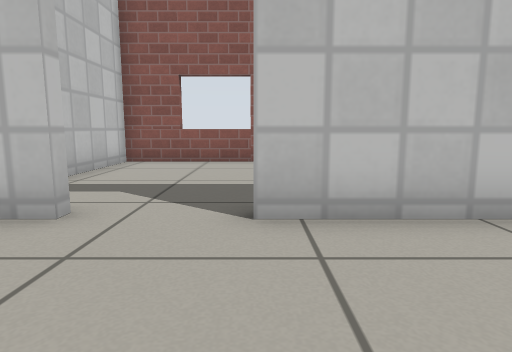
View 1 (above)

16 first-person views from a walk through a robot-simulator world made for Gazebo. The camera is 0.5 m above the floor, tilts 8° down and sees 75° across. The floor is counted in squares, 0.5 m on a side. Each view is taken from the middle of a square. On the plan, view 1 faces up. The plan holds only what a view shows up to about 12 squares ahead; the rest is blank. Gazebo's built-in surfaces are drawn with simple patterns.

View 2
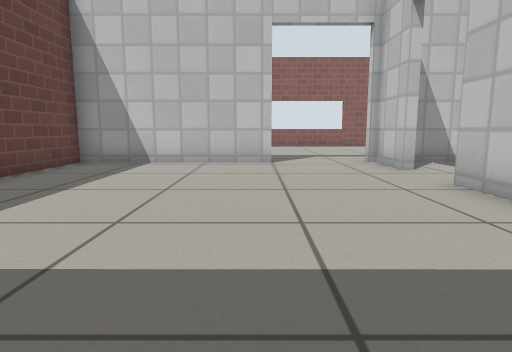

View 3
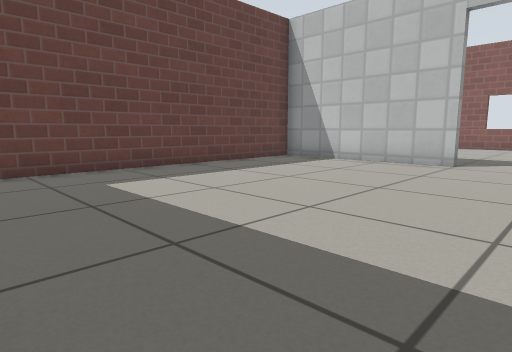

View 4
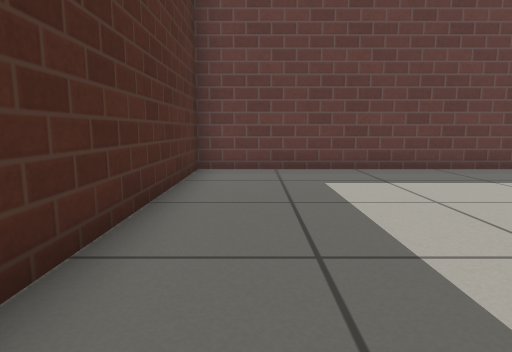

View 5
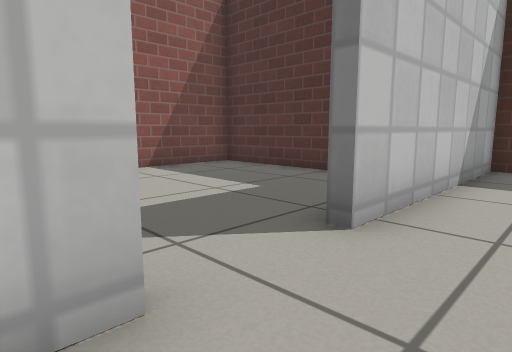

View 6
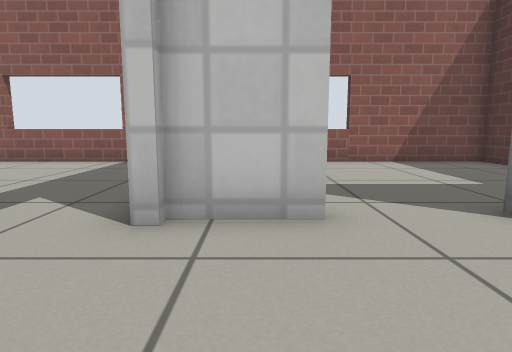

View 7
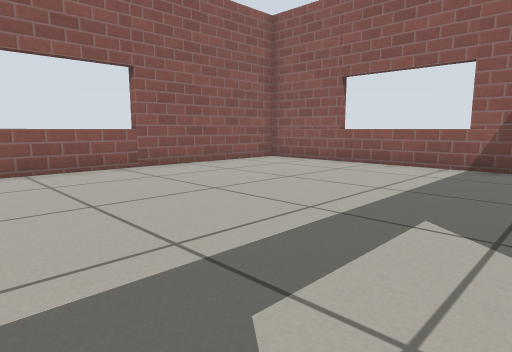

View 8
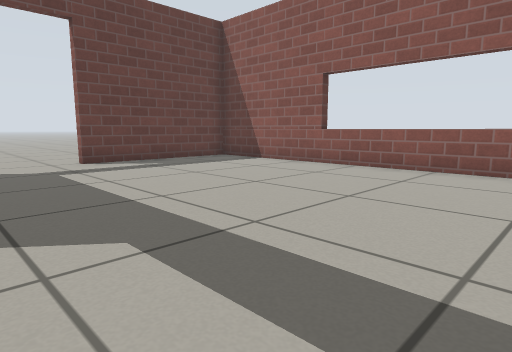

View 9
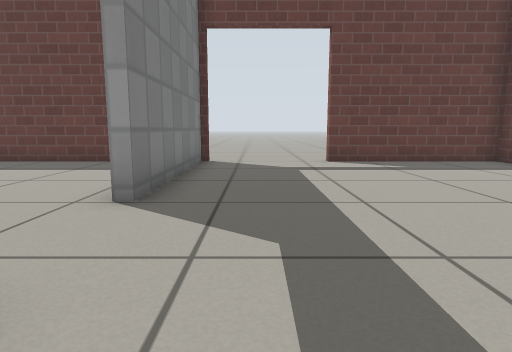

View 10
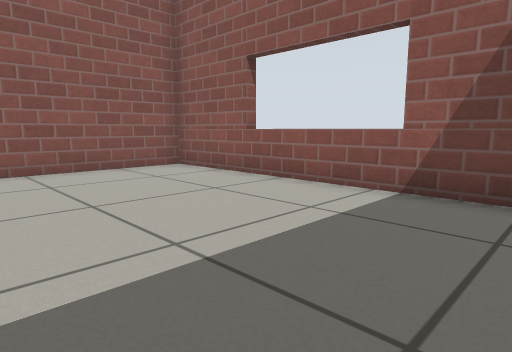

View 11
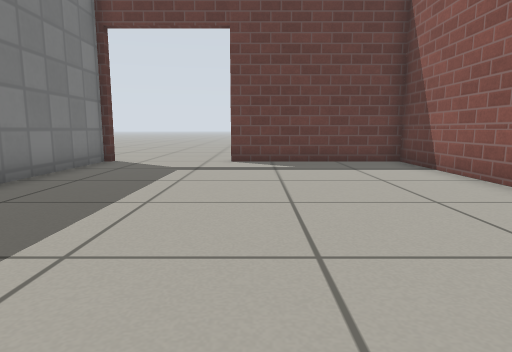

View 12
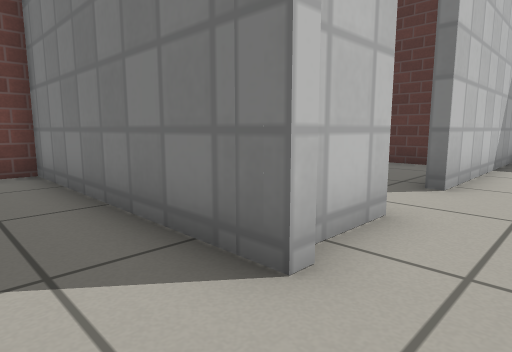

View 13
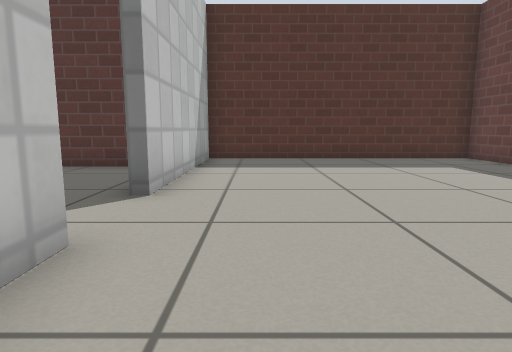

View 14
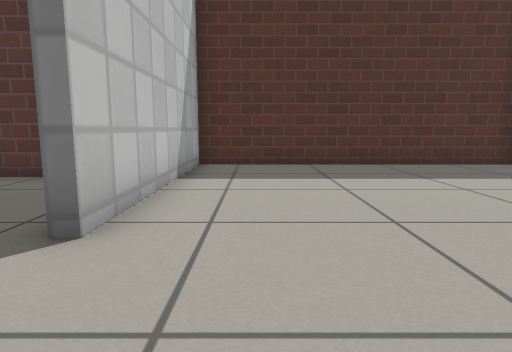

View 15
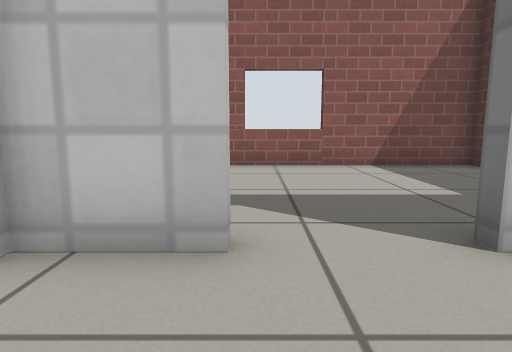

View 16
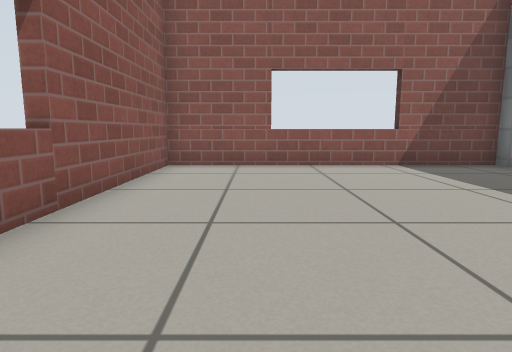

### Floor plan
Ten units are one square. View 1 is at (0, 0); x grows to the right and y downward. Boxes are objects, and circles mark ways between rooms. Rooms are numbered by the first view taken in them; rooms with no view inside come last. Other rooms are left out.
<svg viewBox="-139 -108 209 167">
<path fill="none" stroke="#000" d="M-22 -36 -40 -36 -40 -32M-40 -5 -40 53 65 53 65 -36 0 -36M-43 -32 -43 -103 -134 -103 -134 53 -81 53M-43 54 -43 -5M40 -51 40 -103 -40 -103 -40 -47"/>
<circle cx="-40" cy="-20" r="3" fill="#2a7"/>
<circle cx="-10" cy="-40" r="3" fill="#2a7"/>
<text x="10" y="0">1</text>
<text x="-90" y="-30">2</text>
<text x="0" y="-80">3</text>
</svg>
Room 1 opens to room 2. Room 1 opens to room 3.

Where each view was taken, in squares from view 1:
view 1: 0 up, 0 right, facing up
view 2: 0 up, 6 right, facing left
view 3: 3 up, 6 right, facing down-left
view 4: 3 up, 5 right, facing down
view 5: 2 up, 3 left, facing up-right
view 6: 0 up, 3 left, facing up
view 7: 1 up, 5 left, facing up-left
view 8: 5 up, 5 left, facing down-left
view 9: 5 up, 6 left, facing down
view 10: 5 up, 5 left, facing up-left
view 11: 5 up, 9 left, facing down
view 12: 2 up, 6 left, facing up-right
view 13: 2 up, 5 left, facing right
view 14: 2 up, 3 left, facing right
view 15: 1 up, 2 left, facing up
view 16: 1 up, 11 left, facing up
